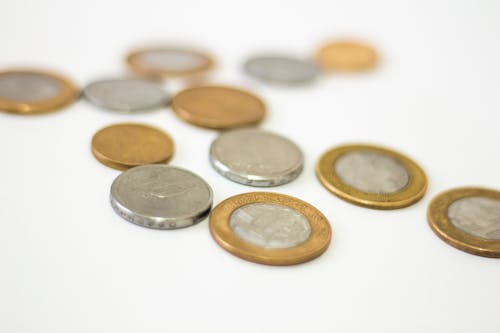
%> input picture img.jpeg, 500 x 333 px
$ octave ejemplo.m   (GNU Octave 9; MATLAB toolbox functions it lacks are replaced by stand-ins)
%> lines starting %> are read from the running program, lines starting %| are printed output that depends on the picture; in (x1, y1, x2, y2) boxes, pixels count from 0 and x2, y2 are one past the last pixel; in counts of white or black regions, pixels touching at a corner belong together; the program's own positions count from 1
% ==============================
% Contador y Clasificador de Monedas
% ==============================

% 1) Leer imagen
I = imread('img.jpeg');  % Cambia el nombre según tu imagen
%> I is the input picture: size 333x500x3 uint8; mean R, G, B 225.5, 218.9, 207
figure, imshow(I), title('Imagen Original');

% 2) Escala de grises
Igray = rgb2gray(I);
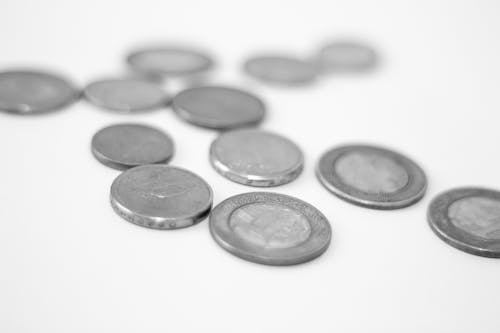
%> Igray: size 333x500 uint8; min 7, max 255, mean 219.6
figure, imshow(Igray), title('Escala de grises');

% 3) Ajustar contraste
Icontrast = imadjust(Igray);
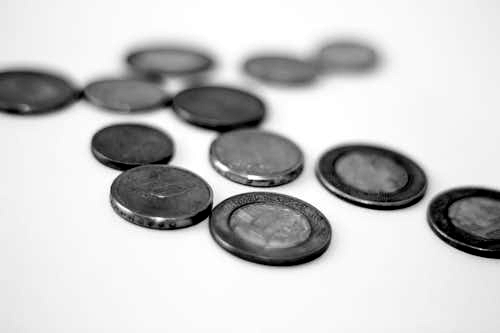
%> Icontrast: size 333x500 uint8; min 0, max 255, mean 199.3
figure, imshow(Icontrast), title('Contraste ajustado');

% 4) Mostrar histogramas
figure;
subplot(1,2,1), imhist(Igray), title('Histograma Original');
subplot(1,2,2), imhist(Icontrast), title('Histograma Ajustado');
%> after `title('Histograma Ajustado')`:
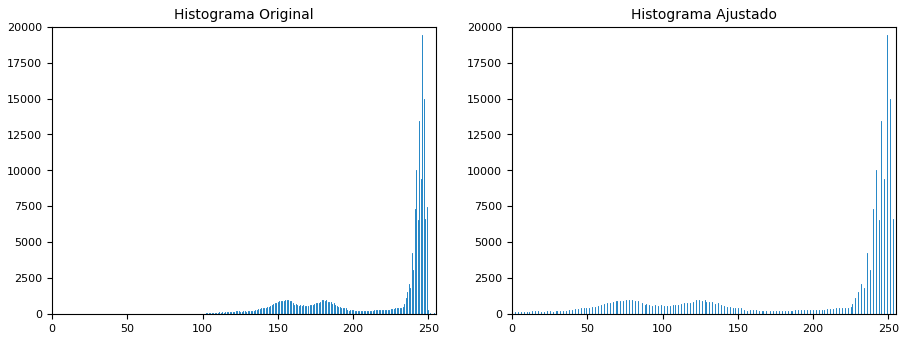
%> figure redrawn from the program's plot data, 2 panels; panel 1: highest point at x = 246, y = 19395; panel 2: highest point at x = 249, y = 19395

% 5) Filtrado: Box o Gaussiano
h = fspecial('gaussian', [5 5], 2); % filtro Gaussiano
Ifilt = imfilter(Icontrast, h, 'replicate');

% Filtrado mediana para eliminar ruido
Ifilt = medfilt2(Ifilt);
figure, imshow(Ifilt), title('Filtrado');

% 6) Binarización
BW = imbinarize(Ifilt);
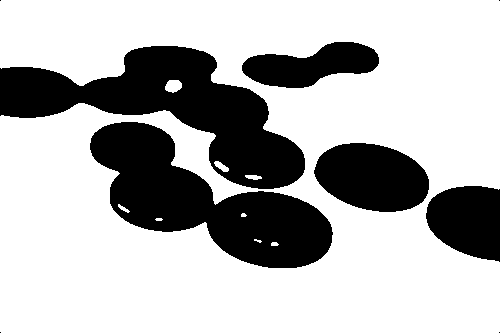
%> BW: size 333x500 logical; 71% white; 9 black regions (4 under 20 px), largest, box (x1, y1, x2, y2) and area: (0, 46, 305, 189) 17604, (90, 122, 333, 268) 16289, (314, 143, 429, 212) 6037, (426, 186, 500, 262) 4426, (242, 42, 379, 88) 3874
BW = imcomplement(BW); % Invertir: monedas blancas, fondo negro
figure, imshow(BW), title('Imagen Binaria');

% 7) Morfología para limpiar
BW = imopen(BW, strel('disk',3)); % Elimina objetos pequeños
%> BW: size 333x500 logical; 28.9% white; 5 white regions, box (x1, y1, x2, y2) and area: (0, 46, 305, 189) 17562, (90, 122, 333, 268) 16289, (314, 143, 429, 212) 6037, (426, 186, 500, 261) 4424, (242, 42, 379, 88) 3874
BW = imclose(BW, strel('disk',5)); % Rellena huecos
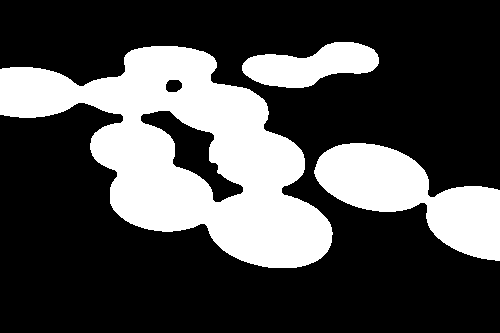
%> BW: size 333x500 logical; 29.4% white; 3 white regions, box (x1, y1, x2, y2) and area: (0, 46, 333, 268) 34491, (314, 143, 500, 261) 10518, (242, 42, 379, 88) 3874

figure, imshow(BW), title('Después de Morfología');

% 8) Etiquetar objetos
[L, num] = bwlabel(BW);
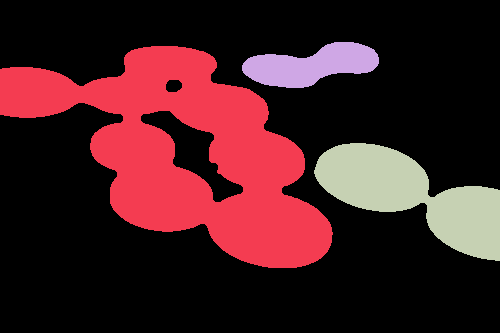
%> L: size 333x500 double; 4 distinct labels, from 0 to 3; one colour per label, 0 black
%> num = 3
stats = regionprops(L, 'Area', 'Centroid');
%> stats = 3 regions; Area and Centroid: 34491 [187.8 154.4], 10518 [413.4 196.2], 3874 [311.6 65.9]

% 9) Clasificar según área
areas = [stats.Area];
%> areas = [34491 3874 10518]
% Umbrales de ejemplo: ajusta según tu imagen!
T1 = 1000; % límite para pequeña
T2 = 3000; % límite para mediana

clases = cell(num,1);
%> clases = {[], [], []}

for k = 1:num
    if areas(k) < T1
        clases{k} = 'Pequeña';
    elseif areas(k) < T2
        clases{k} = 'Mediana';
    else
        clases{k} = 'Grande';
    end
end
%> this loop made 3 passes
%> after the loop, clases = {'Grande', 'Grande', 'Grande'}

% 10) Mostrar resultado
figure, imshow(I), title('Monedas clasificadas');
hold on;
for k = 1:num
    c = stats(k).Centroid;
    text(c(1), c(2), sprintf('%d: %s', k, clases{k}), ...
        'Color', 'red', 'FontSize', 12, 'FontWeight', 'bold');
end
%> this loop made 3 passes
%> c on passes 1 to 3: [187.8 154.4], [311.6 65.93], [413.4 196.2]
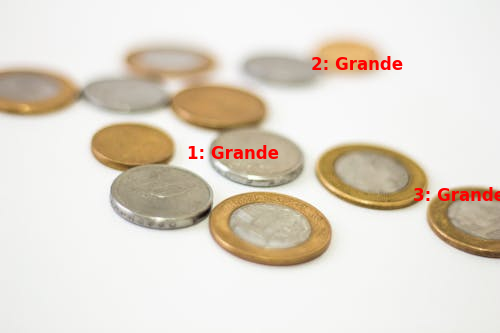
%> figure redrawn from the program's plot data; its title reads 'Monedas clasificadas'
hold off;

% Mostrar tabla resumen
fprintf('=== Resumen ===\n');
fprintf('Total: %d monedas\n', num);
%| Total: 3 monedas
fprintf('Pequeñas: %d\n', sum(strcmp(clases,'Pequeña')));
%| Pequeñas: 0
fprintf('Medianas: %d\n', sum(strcmp(clases,'Mediana')));
%| Medianas: 0
fprintf('Grandes: %d\n', sum(strcmp(clases,'Grande')));
%| Grandes: 3
